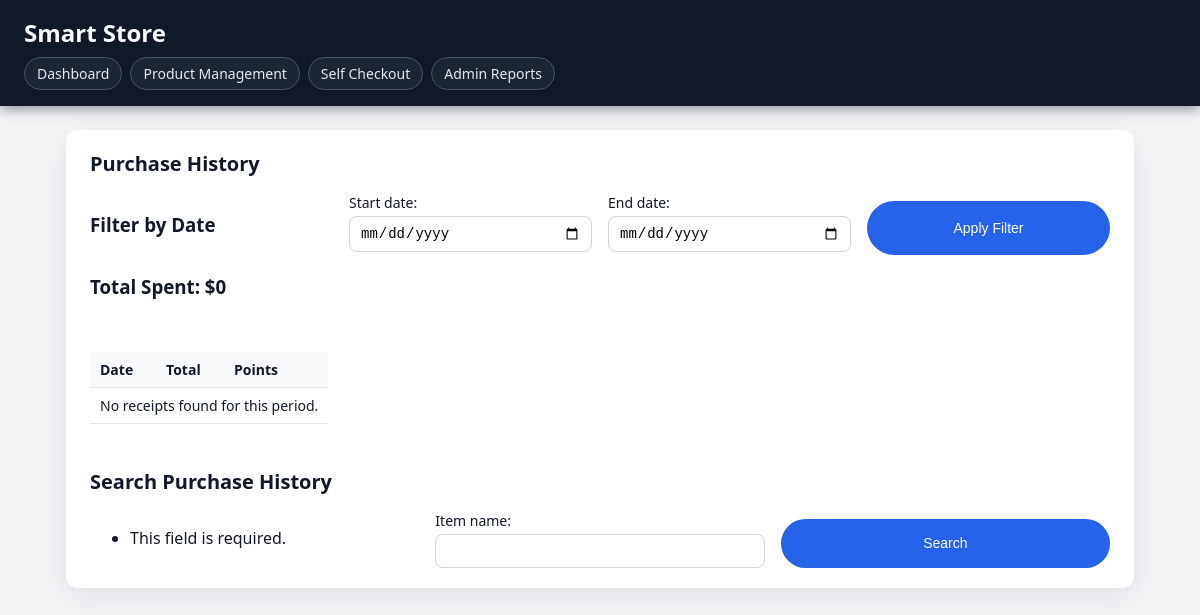
/customer/history/ (signed in), run on an earlier commit of the app's database.
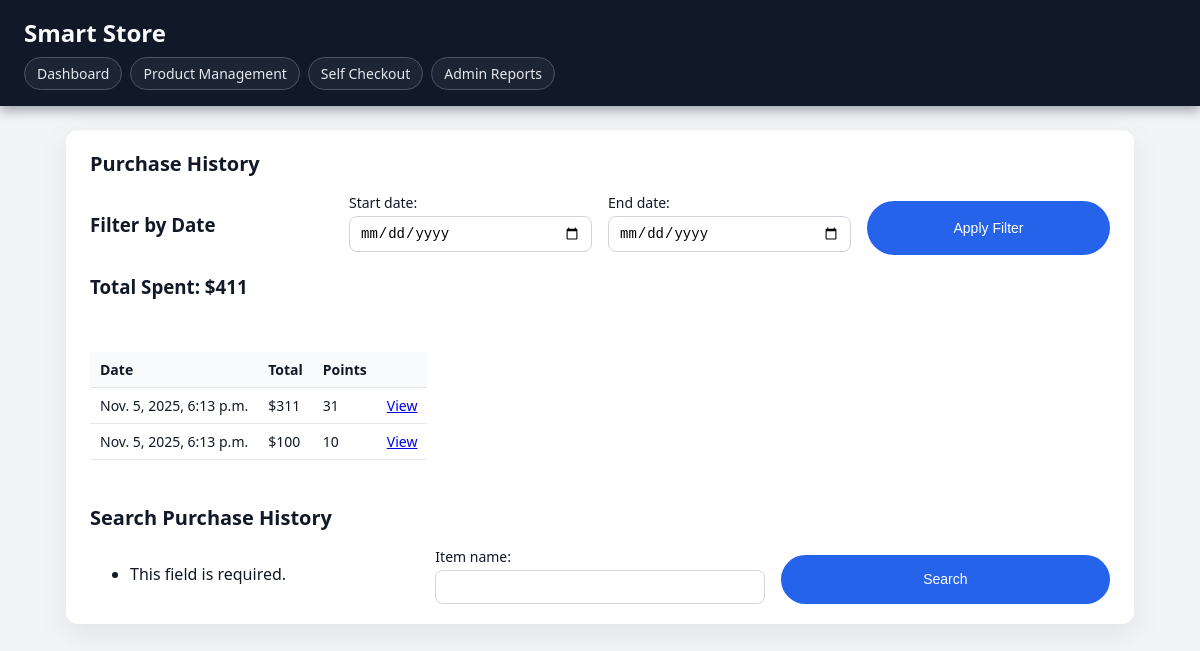
And on a later commit of the database.
### phase3/models.py (models this page shows)
class Receipts(models.Model):
    customer_id = models.ForeignKey(Customers, on_delete=models.CASCADE)
    time = models.DateTimeField()
    points_earned = models.IntegerField(default=0)
    total_price = models.IntegerField()

### phase3/views.py (the view, shortened to what this page needs)
# urls.py: path("customer/history/", views.customer_receipt_history, name="customer_receipt_history"),
def customer_receipt_history(request):
    customer_id = request.session.get("customer_id")
    if not customer_id:
        return redirect("self_checkout_login")
    customer = get_object_or_404(Customers, id=customer_id)
    receipts = Receipts.objects.filter(customer_id=customer).order_by("-time")
    form = DateRangeForm(request.GET)
    if form.is_valid():
        start = form.cleaned_data.get("start_date")
        end = form.cleaned_data.get("end_date")
        if start:
            receipts = receipts.filter(time__date__gte=start)
        if end:
            receipts = receipts.filter(time__date__lte=end)
    total_spent = receipts.aggregate(sum=Sum("total_price"))["sum"] or 0
    search_form = PurchaseSearchForm(request.GET)
    info = None
    return render(request, "customer_receipt_history.html", {
        "customer": customer,
        "receipts": receipts,
        "form": form,
        "search_form": search_form,
        "info": info,
        "total_spent": total_spent,
    })

### phase3/forms.py
class DateRangeForm(forms.Form):
    start_date = forms.DateField(required=False, widget=forms.DateInput(attrs={'type': 'date'}))
    end_date = forms.DateField(required=False, widget=forms.DateInput(attrs={'type': 'date'}))

class PurchaseSearchForm(forms.Form):
    item_name = forms.CharField(max_length=255)

### phase3/templates/customer_receipt_history.html (shortened to what this page needs)
{% extends "base.html" %}
{% block content %}
<section class="card">
    <h2>Purchase History</h2>
    <form method="GET" class="filter-form">
        <h3>Filter by Date</h3>
        {{ form.as_p }}
        <button type="submit">Apply Filter</button>
    </form>
    <h3>Total Spent: ${{ total_spent }}</h3>
    <br>
    <table>
        <tr>
            <th>Date</th>
            <th>Total</th>
            <th>Points</th>
            <th></th>
        </tr>
        {% for r in receipts %}
        <tr>
            <td>{{ r.time }}</td>
            <td>${{ r.total_price }}</td>
            <td>{{ r.points_earned }}</td>
            <td><a href="{% url 'receipt_detail' r.id %}">View</a></td>
        </tr>
        {% empty %}
        <tr>
            <td colspan="4">No receipts found for this period.</td>
        </tr>
        {% endfor %}
    </table>
    <br><br>
    <h2>Search Purchase History</h2>
    <form method="GET" class="filter-form">
        {{ search_form.as_p }}
        <button type="submit">Search</button>
    </form>
</section>
{% endblock %}

What changed in the data, as far as the page shows it:
added Receipts: time "Nov. 5, 2025, 6:13 p.m.", total_price "311", points_earned "31"
added Receipts: time "Nov. 5, 2025, 6:13 p.m.", total_price "100", points_earned "10"
Also different on the page:
{{ total_spent }}: "0" → "411"
text no longer shown: "No receipts found for this period."
